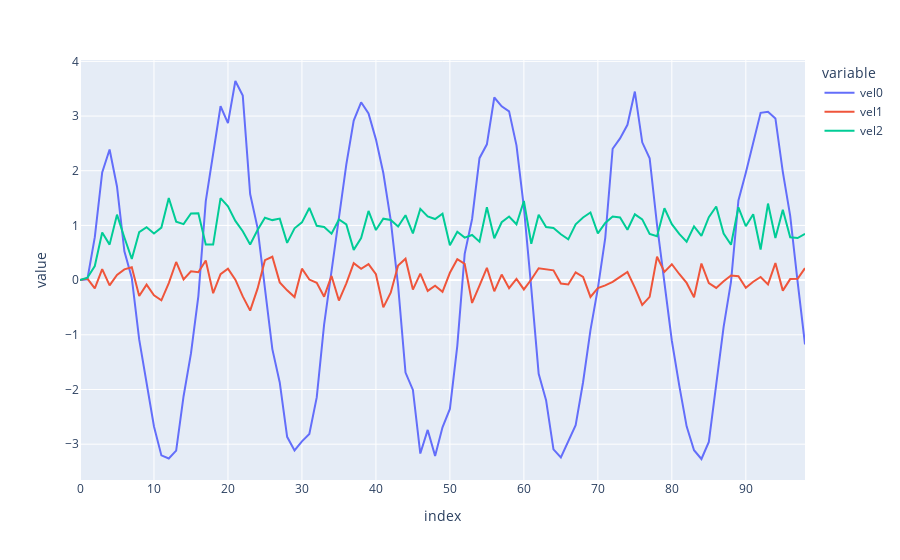

Notebook code cell kept with this figure:
### Code cell
ex.line(to_df(vel, 'vel'))
